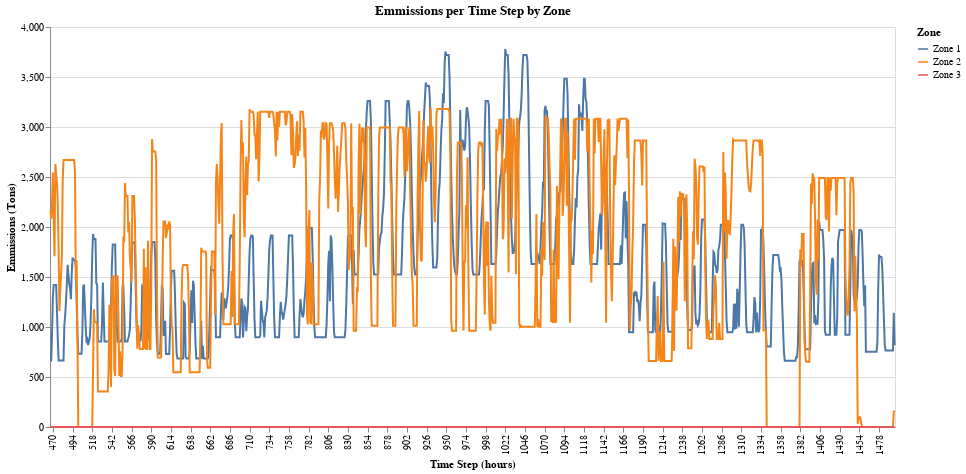

Notebook source saved alongside this figure:
### Code cell
emm_plot2  |>
@vlplot(mark={:line},
    x={:Hour,title="Time Step (hours)",labels="Zone:n",axis={values=tstart:24:tend}}, y={:MW,title="Emmissions (Tons)",type="quantitative"},
    color={"Zone:n"},width=845,height=400,title="Emmissions per Time Step by Zone")

### Figure 1 — Vega specification as saved in the notebook (floating-point values rounded to 4 significant figures; data arrays with more than 128 entries replaced by an {"elided": "..."} marker saying what was removed)
{"$schema": "https://vega.github.io/schema/vega/v5.json", "axes": [{"aria": false, "domain": false, "grid": true, "gridScale": "x", "labels": false, "maxExtent": 0, "minExtent": 0, "orient": "left", "scale": "y", "tickCount": {"signal": "ceil(height/40)"}, "ticks": false, "zindex": 0}, {"grid": false, "labelAlign": "right", "labelAngle": 270, "labelBaseline": "middle", "orient": "bottom", "scale": "x", "title": "Time Step (hours)", "values": [470, 494, 518, 542, 566, 590, 614, 638, 662, 686, 710, 734, 758, 782, 806, 830, 854, 878, 902, 926, 950, 974, 998, 1022, 1046, 1070, 1094, 1118, 1142, 1166, 1190, 1214, 1238, 1262, 1286, 1310, 1334, 1358, 1382, 1406, 1430, 1454, 1478], "zindex": 0}, {"grid": false, "labelOverlap": true, "orient": "left", "scale": "y", "tickCount": {"signal": "ceil(height/40)"}, "title": "Emmissions (Tons)", "zindex": 0}], "background": "white", "data": [{"name": "source_0", "values": {"elided": "3093 records"}}], "height": 400, "legends": [{"stroke": "color", "symbolType": "stroke", "title": "Zone"}], "marks": [{"encode": {"update": {"height": {"field": {"group": "height"}}, "width": {"field": {"group": "width"}}}}, "from": {"facet": {"data": "source_0", "groupby": ["Zone"], "name": "faceted_path_main"}}, "marks": [{"encode": {"update": {"defined": {"signal": "isValid(datum[\"MW\"]) && isFinite(+datum[\"MW\"])"}, "description": {"signal": "\"Time Step (hours): \" + (isValid(datum[\"Hour\"]) ? datum[\"Hour\"] : \"\"+datum[\"Hour\"]) + \"; Emmissions (Tons): \" + (format(datum[\"MW\"], \"\")) + \"; Zone: \" + (isValid(datum[\"Zone\"]) ? datum[\"Zone\"] : \"\"+datum[\"Zone\"])"}, "stroke": {"field": "Zone", "scale": "color"}, "x": {"field": "Hour", "scale": "x"}, "y": {"field": "MW", "scale": "y"}}}, "from": {"data": "faceted_path_main"}, "name": "marks", "sort": {"field": "datum[\"Hour\"]"}, "style": ["line"], "type": "line"}], "name": "pathgroup", "type": "group"}], "padding": 5, "scales": [{"domain": {"data": "source_0", "field": "Hour", "sort": true}, "name": "x", "padding": 0.5, "range": [0, {"signal": "width"}], "type": "point"}, {"domain": {"data": "source_0", "field": "MW"}, "name": "y", "nice": true, "range": [{"signal": "height"}, 0], "type": "linear", "zero": true}, {"domain": {"data": "source_0", "field": "Zone", "sort": true}, "name": "color", "range": "category", "type": "ordinal"}], "style": "cell", "title": {"frame": "group", "text": "Emmissions per Time Step by Zone"}, "width": 845}
